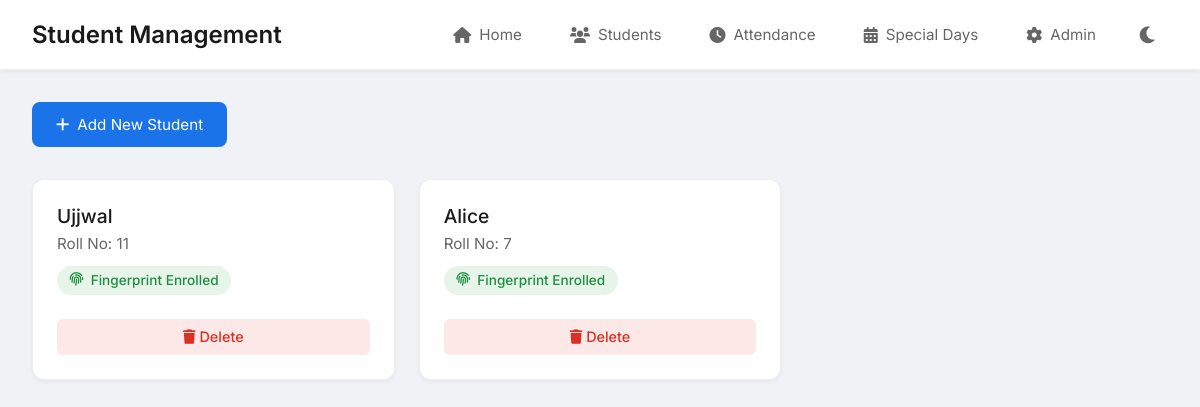
The app's page /students/ (signed in) with its own data.
### app/models.py (models this page shows, shortened)
class Student(models.Model):
    name = models.CharField(max_length=100)
    roll_number = models.CharField(max_length=20, unique=True, null=True, blank=True)  # Making it nullable initially
    fingerprint_id = models.IntegerField(null=True, blank=True, unique=True)
    password = models.CharField(max_length=128, default='123')  # Default password is '123'

### app/views.py (the view)
# urls.py: path('students/', views.student_list, name='student_list'),
@staff_member_required
def student_list(request):
    students = Student.objects.all()
    return render(request, 'students.html', {'students': students})

### app/templates/students.html (shortened to what this page needs)
{% extends 'base.html' %}
{% block header_title %}Student Management{% endblock %}
{% block content %}
    {% if user.is_staff %}
    <button class="add-btn" onclick="addStudent()">
        <i class="fas fa-plus"></i> Add New Student
    </button>
    {% endif %}
    {% if students %}
        <div class="student-list">
            {% for student in students %}
                <div class="student-item">
                    <div class="student-info">
                        <span class="student-name">{{ student.name }}</span>
                        <span class="student-roll">Roll No: {{ student.roll_number }}</span>
                        {% if student.fingerprint_id %}
                            <span class="status-badge status-enrolled">
                                <i class="fas fa-fingerprint"></i>&nbsp; Fingerprint Enrolled
                            </span>
                        {% else %}
                            <span class="status-badge status-not-enrolled">
                                <i class="fas fa-exclamation-circle"></i>&nbsp; Not Enrolled
                            </span>
                        {% endif %}
                    </div>
                    <div class="action-buttons">
                        <button class="delete-btn" onclick="deleteStudent({{ student.id }})">
                            <i class="fas fa-trash"></i> Delete
                        </button>
                    </div>
                </div>
            {% endfor %}
        </div>
    {% endif %}
{% endblock %}

### records on screen
Student: name "Ujjwal", roll_number "11", fingerprint_id "Fingerprint Enrolled"
Student: name "Alice", roll_number "7", fingerprint_id "Fingerprint Enrolled"
